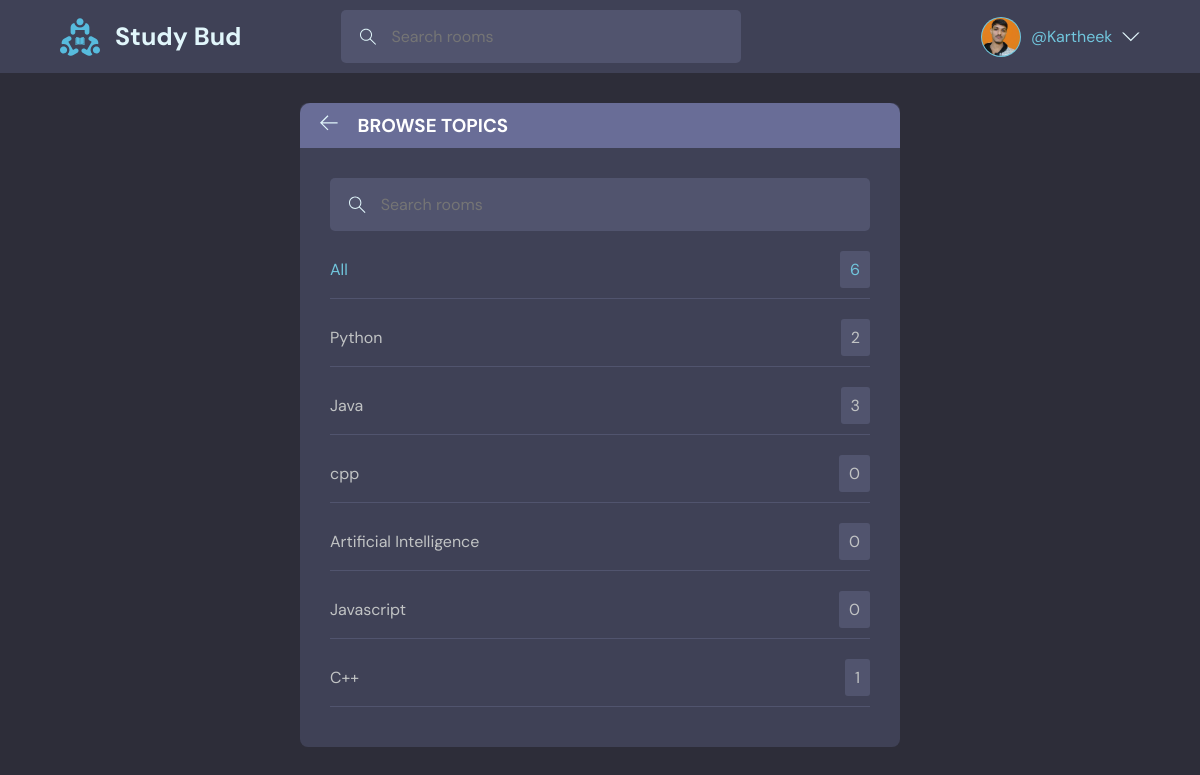
/topics/ (signed in), run on the app's committed database.
### base/models.py (models this page shows, shortened)
class User(AbstractUser):
    name = models.CharField(max_length=200, null=True)
    email = models.EmailField(unique=True, null=True)
    bio = models.TextField(null=True)
    avatar = models.ImageField(null=True, default="avatar.svg")
    USERNAME_FIELD = 'email'
    REQUIRED_FIELDS = []

class Topic(models.Model):
    name = models.CharField(max_length=200)

### base/views.py (the view)
# urls.py: path('topics/', views.topics, name='topics'),
def topics(request):
    topics = Topic.objects.all()
    context = {'topics': topics, 'topics_count': topics.count()}
    return render(request, 'base/topics.html', context)

### base/templates/base/topics.html (shortened to what this page needs)
{% extends 'main.html' %}
{% block content %}
<div class="outer">
    <div class="box-center topics">
        <div class="box-center__inner">
            <div class="header flex">
                <a href="{% url 'home' %}">
                    <svg version="1.1" xmlns="http://www.w3.org/2000/svg" width="32" height="32" viewBox="0 0 32 32">
                      <title>arrow-left</title>
                      <path d="M13.723 2.286l-13.723 13.714 13.719 13.714 1.616-1.611-10.96-10.96h27.625v-2.286h-27.625l10.965-10.965-1.616-1.607z">
                      </path>
                    </svg>
                </a>
                <h3>BROWSE TOPICS</h3>
            </div>
            <div class="topics-body">
                <form action="{% url 'home' %}" class="search-box">
                    <input name="q" type="text" placeholder="Search rooms">
                </form>
                {% include "base/component_topics.html" %}
            </div>
        </div>
    </div>
</div>
{% endblock content %}

### templates/navbar.html (shortened to what this page needs)
{% load static %}
<div class="nav">
    <div class="flex">
        <div class="logo">
            <a href="{% url 'home' %}">
                <img src="{% static 'images/logo.svg' %}" alt="">
                <span>Study Bud</span>
            </a>
        </div>
        <div class="search">
            <form action="{% url 'home' %}" class="search-box">
                <input name="q" type="text" placeholder="Search rooms">
            </form>
        </div>
        <div class="account">
            {% if request.user.is_authenticated %}
                <div class="drop-btn">
                    <img src="{{ request.user.avatar.url }}" alt="" class="avatar">
                    <span>@{{ request.user.name }}</span>
                    <svg version="1.1" xmlns="http://www.w3.org/2000/svg" width="32" height="32" viewBox="0 0 32 32">
                        <title>chevron-down</title>
                        <path d="M16 21l-13-13h-3l16 16 16-16h-3l-13 13z"></path>
                    </svg>
                </div>
            {% else %}
                <a href="{% url 'login' %}">
                    <img src="{% static 'images/avatar.svg' %}" alt="" class="avatar">
                    <span>Login</span>
                </a>
            {% endif %}
        </div>
    </div>
</div>

### base/templates/base/component_topics.html
<ul class="topics-list">
    <li class="active"><a href="{% url 'home' %}">All</a><span>{{ topics_count }}</span></li>
    {% for topic in topics %}
        <li><a href="{% url 'home' %}?q={{ topic.name }}">{{ topic.name }}</a><span>{{ topic.room_set.all.count }}</span></li>
    {% endfor %}
</ul>

### static/css/style.css (style rules this page uses)
* { margin: 0; padding: 0; -webkit-box-sizing: border-box; box-sizing: border-box; font-family: 'DM Sans', sans-serif; }
body { background-color: #2d2d39; }
a { text-decoration: none; color: #71c6dd; display: inline-block; }
form.search-box { display: -webkit-box; display: -ms-flexbox; display: flex; -webkit-box-align: center; -ms-flex-align: center; align-items: center; padding: 1rem 1.2rem; border-radius: 5px; width: 400px; background-color: #51546e; }
form.search-box svg { width: 1.1rem; height: 1.1rem; fill: #e1f6fb; margin-right: 15px; }
form.search-box input { width: 100%; outline: none; background: none; color: #fff; border: 0; font-size: 16px; }
.avatar { width: 2.5rem; height: 2.5rem; border-radius: 50%; padding: 1px; background-color: #71c6dd; }
.outer { position: relative; }
.outer .box-center { width: 450px; position: absolute; top: 50%; left: 50%; -webkit-transform: translateX(-50%); transform: translateX(-50%); }
.outer .box-center.topics { width: 50%; }
.outer .box-center .box-center__inner { background-color: #3f4156; border-radius: 0.5rem; margin: 30px 0px; }
.outer .box-center .box-center__inner .header { background-color: #696d97; color: #fff; padding: 10px 20px; border-radius: 10px 10px 0px 0px; }
.outer .box-center .box-center__inner .header.flex { display: -webkit-box; display: -ms-flexbox; display: flex; -webkit-box-align: center; -ms-flex-align: center; align-items: center; gap: 20px; }
.outer .box-center .box-center__inner .header.flex svg { width: 1.1rem; height: 1.1rem; fill: #e1f6fb; }
.outer .box-center .box-center__inner .header h3 { text-align: center; text-transform: uppercase; }
ul.topics-list { list-style-type: none; }
ul.topics-list li { display: -webkit-box; display: -ms-flexbox; display: flex; -webkit-box-align: center; -ms-flex-align: center; align-items: center; -webkit-box-pack: justify; -ms-flex-pack: justify; justify-content: space-between; margin: 10px 0px; padding: 10px 0px; }
ul.topics-list li.active a, ul.topics-list li.active span, ul.topics-list li:hover a, ul.topics-list li:hover span { color: #71c6dd; }
ul.topics-list li a { color: #c1c3c4; }
ul.topics-list li span { color: #c1c3c4; padding: 8px 10px; border-radius: 3px; background-color: #3f4156; }
.nav { padding: 10px 5% 10px 5%; background-color: #3f4156; }
.nav .flex { display: -webkit-box; display: -ms-flexbox; display: flex; -webkit-box-align: center; -ms-flex-align: center; align-items: center; -webkit-box-pack: justify; -ms-flex-pack: justify; justify-content: space-between; }
.nav .flex .logo a { display: -webkit-box; display: -ms-flexbox; display: flex; -webkit-box-align: center; -ms-flex-align: center; align-items: center; }
.nav .flex .logo a img { width: 2.5rem; height: 2.5rem; }
.nav .flex .logo a span { font-size: 25px; font-weight: bold; color: #e1f6fb; white-space: nowrap; margin-left: 15px; }
.nav .flex .search { -ms-flex-preferred-size: 50%; flex-basis: 50%; }
.nav .flex .account { position: relative; }
.nav .flex .account .drop-btn { display: -webkit-box; display: -ms-flexbox; display: flex; -webkit-box-align: center; -ms-flex-align: center; align-items: center; cursor: pointer; }
.nav .flex .account .drop-btn span { white-space: nowrap; color: #71c6dd; margin-left: 10px; margin-right: 10px; }
.nav .flex .account .drop-btn svg { width: 1.1rem; height: 1.1rem; fill: #e1f6fb; }
.topics-body { padding: 30px; }
.topics-body form.search-box { width: 100%; }
.topics-body ul.topics-list li { border-bottom: 1px solid #51546e; }
.topics-body ul.topics-list li span { background-color: #51546e; }

### data on the page
User: user.avatar (picture), user.name "Kartheek"
Topic: name "Python", room_set.all.count "2"
Topic: name "Java", room_set.all.count "3"
Topic: name "cpp", room_set.all.count "0"
Topic: name "Artificial Intelligence", room_set.all.count "0"
Topic: name "Javascript", room_set.all.count "0"
Topic: name "C++", room_set.all.count "1"

### other printed values
{{ topics_count }} "6"
